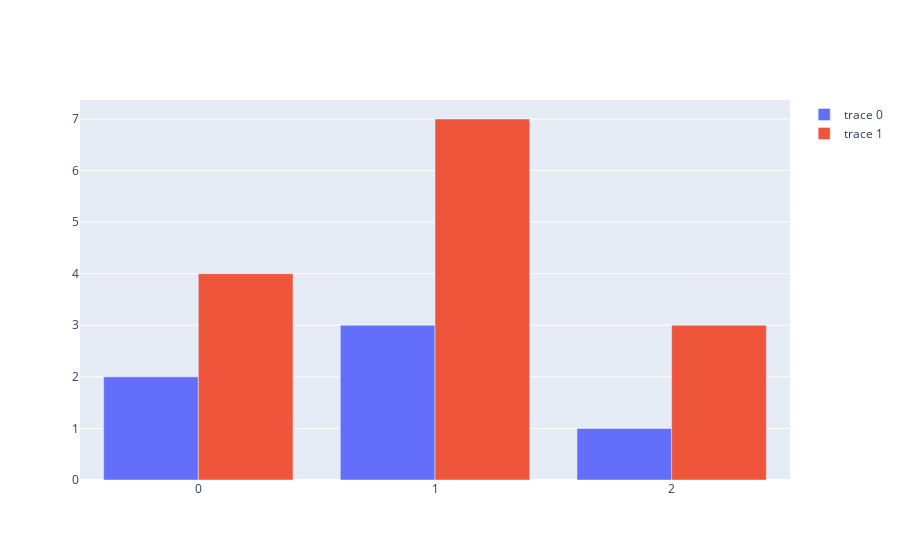

Source (notebook cell):
### Markdown cell above
А теперь давайте представим, что наши данные разбиты по какой-то категориальной переменной:

### Code cell
trace0 = go.Bar(y = [2, 3, 1])
trace1 = go.Bar(y = [4, 7, 3])

our_data = [trace0, trace1] # когда объектов больше одного - передаем их списком

fig = go.Figure(our_data)
fig.show()

### Figure 1 — Plotly figure (JSON) as saved in the notebook; plotly's stock layout.template omitted (floating-point values rounded to 4 significant figures)
{"data": [{"type": "bar", "y": [2, 3, 1]}, {"type": "bar", "y": [4, 7, 3]}], "layout": {}}
